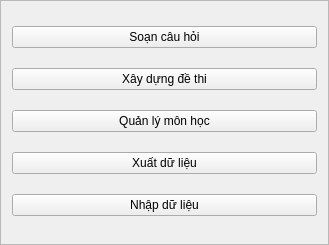
<?xml version="1.0" encoding="UTF-8"?>
<ui version="4.0">
 <class>main_screen_frame</class>
 <widget class="QFrame" name="main_screen_frame">
  <property name="geometry">
   <rect>
    <x>0</x>
    <y>0</y>
    <width>329</width>
    <height>245</height>
   </rect>
  </property>
  <property name="windowTitle">
   <string>Giao diện chính</string>
  </property>
  <property name="frameShape">
   <enum>QFrame::StyledPanel</enum>
  </property>
  <property name="frameShadow">
   <enum>QFrame::Raised</enum>
  </property>
  <layout class="QVBoxLayout" name="verticalLayout">
   <item>
    <widget class="QPushButton" name="question_manage_button">
     <property name="text">
      <string>Soạn câu hỏi</string>
     </property>
    </widget>
   </item>
   <item>
    <widget class="QPushButton" name="exam_manage_button">
     <property name="text">
      <string>Xây dựng đề thi</string>
     </property>
    </widget>
   </item>
   <item>
    <widget class="QPushButton" name="subject_manage_button">
     <property name="text">
      <string>Quản lý môn học</string>
     </property>
    </widget>
   </item>
   <item>
    <widget class="QPushButton" name="export_data_button">
     <property name="text">
      <string>Xuất dữ liệu</string>
     </property>
    </widget>
   </item>
   <item>
    <widget class="QPushButton" name="import_data_button">
     <property name="text">
      <string>Nhập dữ liệu</string>
     </property>
    </widget>
   </item>
  </layout>
 </widget>
 <resources/>
 <connections/>
</ui>
